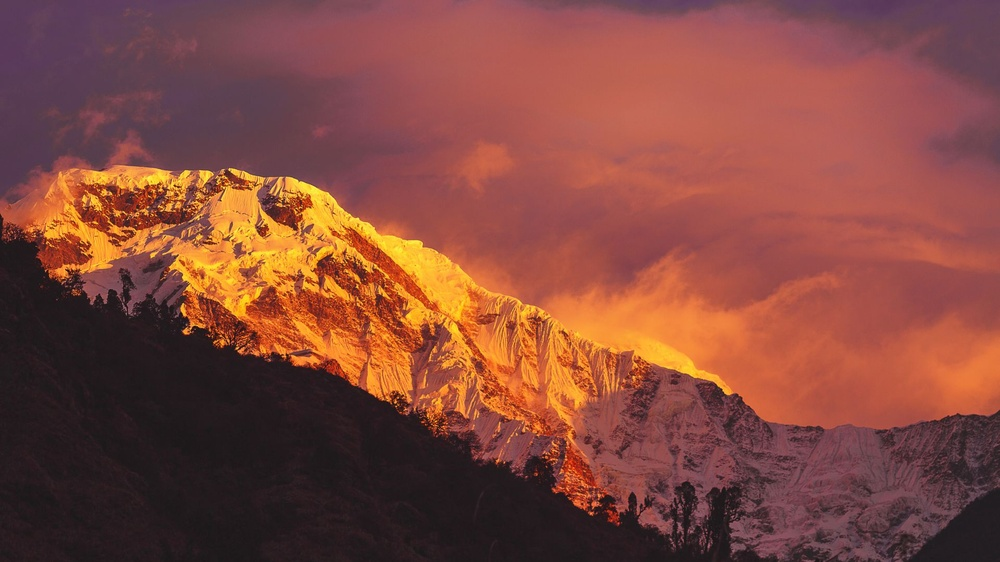
#> input picture 223-詹婷婷-厦门/week_3/1947.jpg, 1000 x 562 px, shrunk from 1920 x 1080 before the run
$ python histtogram_equalization.py
#> lines starting #> are read from the running program, lines starting #| are printed output that depends on the picture
import cv2
import numpy as np
from matplotlib import pyplot as plt

img = cv2.imread("1947.jpg", 1)
#> img is the input picture: shape (562, 1000, 3); mean B, G, R 62, 72.9, 131.5
gray = cv2.cvtColor(img, cv2.COLOR_BGR2GRAY)
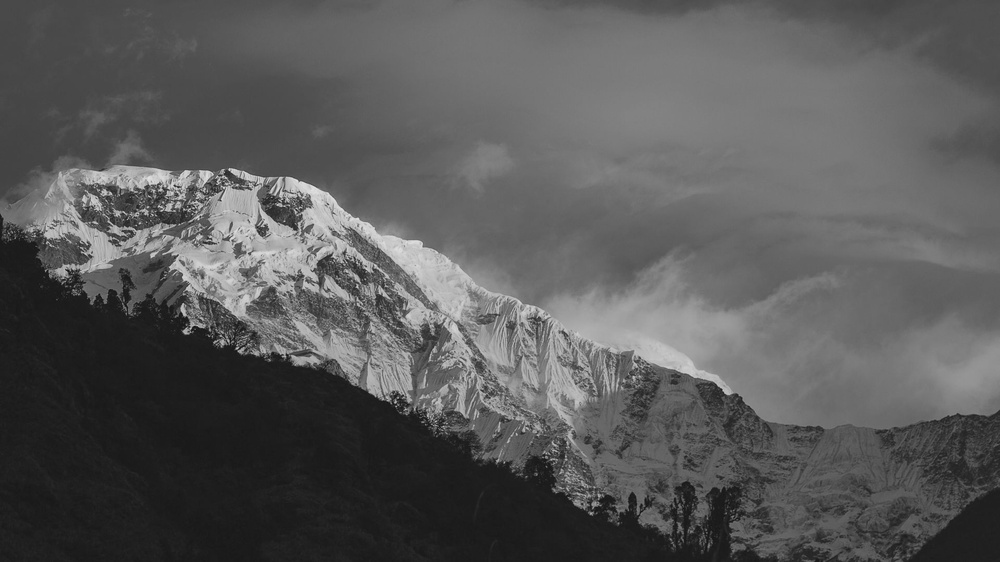
#> gray: shape (562, 1000); min 14, max 228, mean 89.2

dst = cv2.equalizeHist(gray)
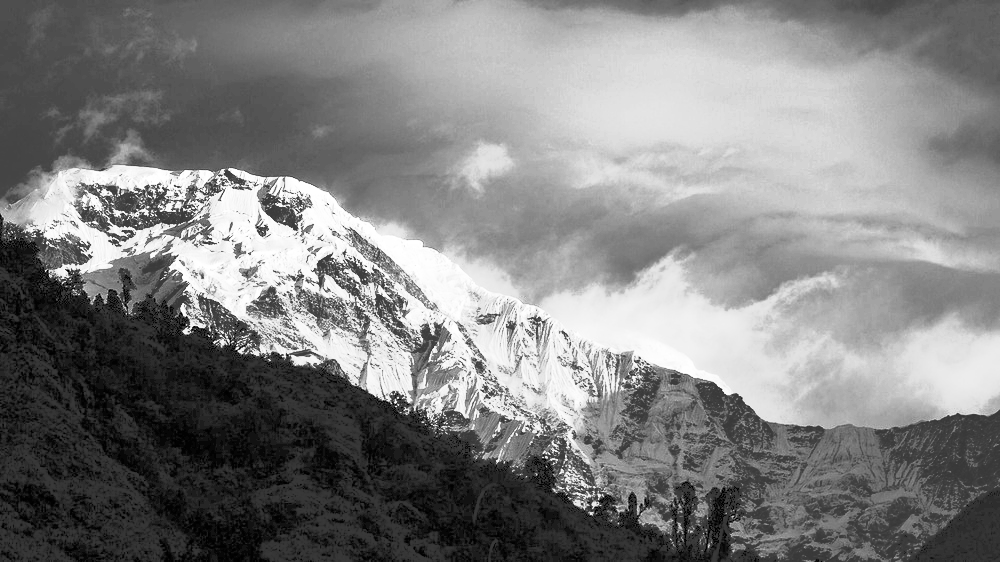
#> dst: shape (562, 1000); min 0, max 255, mean 129.3
hist = cv2.calcHist([dst], [0], None, [256], [0, 256])
#> hist = 256 values, max 24134 at index 29, min 0 at index 1, mean 2195.3


plt.figure()
plt.hist(gray.ravel(), 256, color='blue')
plt.hist(dst.ravel(), 256, color='red')
plt.show()
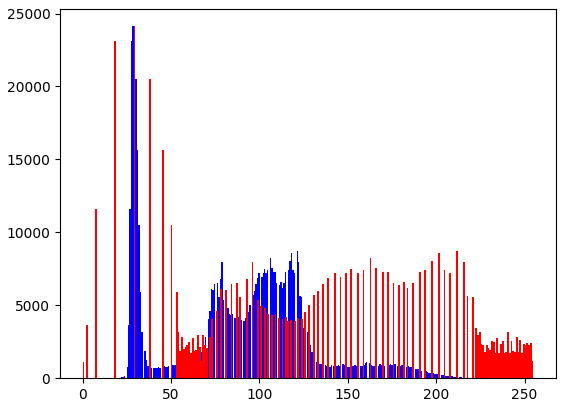
#> figure drawn by matplotlib, 1 panel; tallest bar 24134 high, from x = 28.21 to 29.05; tallest bar 24134 high, from x = 28.89 to 29.88

cv2.imshow("Histogram Equalization", np.hstack([gray, dst]))
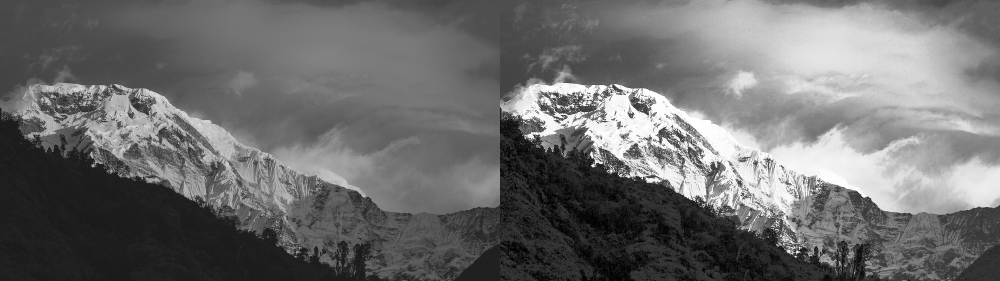
#> window 'Histogram Equalization': shape (562, 2000) (shown at 1/2 size); min 0, max 255, mean 109.2
cv2.waitKey()
